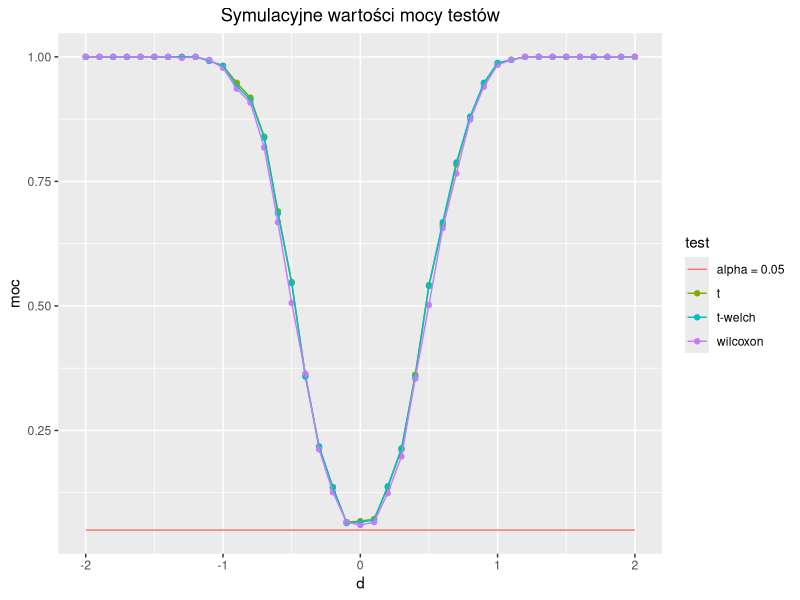
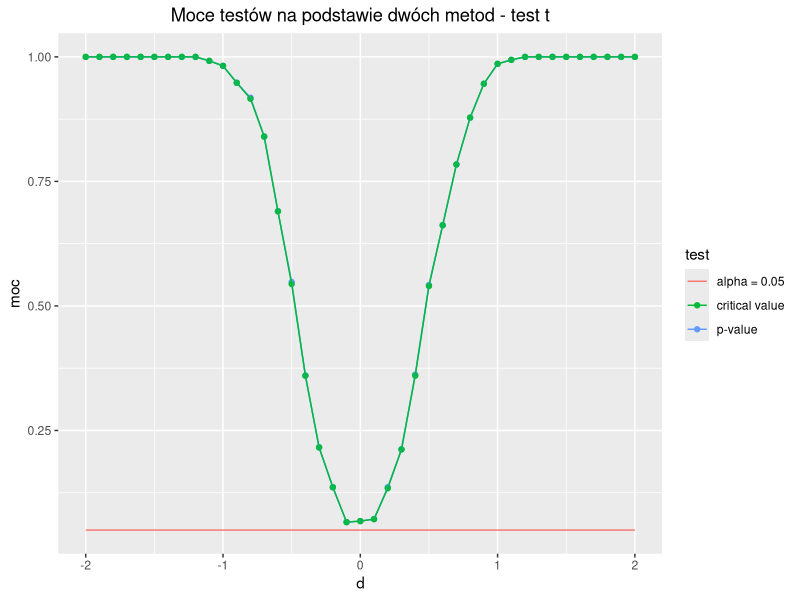
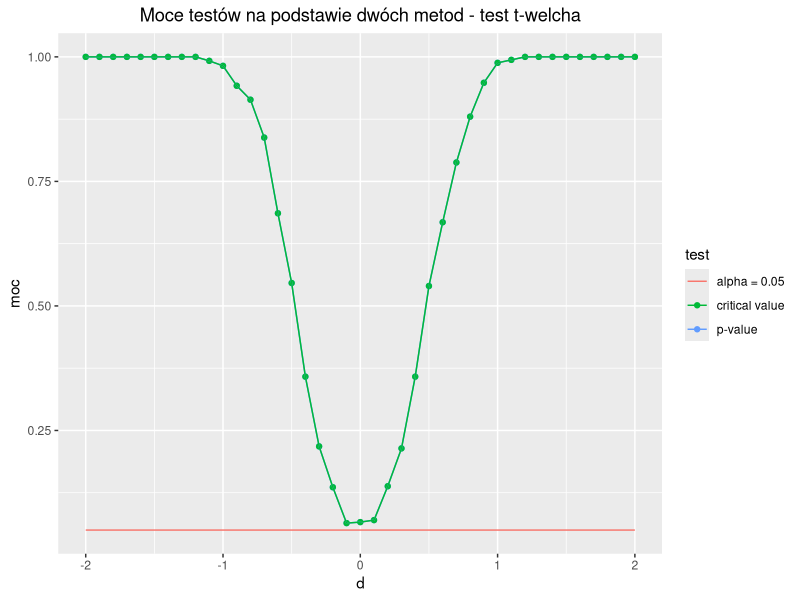

Write the R code that produced these figures, in order. (Note: a time limit stopped this script after it produced the figures.)
## ---- chunk 1
knitr::opts_chunk$set(echo = TRUE)
## ---- chunk 2
## MODUŁY
require(gridExtra)
library('dplyr')
library(ggplot2)
#options(repr.plot.width =13, repr.plot.height =6)
## ---- chunk 3
d <- 1
m1 <- 0
m2 <- m1 + d
X <- rnorm(100, m1, 2)
Y <- rnorm(200, m2, 4)
d <- seq(-2,2,0.1)
N <- 500 #1000

## ---- chunk 4
freedom <- function(s1,s2,n1,n2) {
    (s1/n1 + s2/n2)^2/((s1/n1)^2/(n1-1) + (s2/n2)^2/(n2-1))
}
## ---- chunk 5
zad1 <- function(d, s1=2, s2=2, a = 0.05) {
    X <- rnorm(100, 0, s1)
    Y <- rnorm(200, d, s2)
    welch <- t.test(X, Y, alternative = "two.sided", var.equal = FALSE)$p.value < a
    welch2 <- abs(t.test(X, Y, alternative = "two.sided", var.equal = FALSE)$statistic) > qt(1-a/2, freedom(s1, s2,100,200))
    ttest <- t.test(X, Y, alternative = "two.sided", var.equal = TRUE)$p.value < a
    ttest2 <- abs(t.test(X, Y, alternative = "two.sided", var.equal = TRUE)$statistic) > qt(1-a/2, freedom(s1, s2,100,200))
    wilcox <- wilcox.test(X, Y, alternative = "two.sided")$p.value < a
    c(ttest, welch, wilcox, ttest2, welch2)
}

v <-  sapply(d, zad1)
for (i in seq(1,N-1,1)) {
    v <- v + sapply(d, zad1)
}
mat <- v/N
## ---- chunk 6
p <- ggplot() + geom_point(aes(d, mat[1,], color="t")) +
geom_point(aes(d, mat[2,], color="t-welch")) + geom_point(aes(d, mat[3,], color="wilcoxon")) + 
geom_line(aes(d, mat[1,], color="t")) +geom_line(aes(d, mat[2,], color="t-welch")) +
geom_line(aes(d, mat[3,], color="wilcoxon"))+geom_line(aes(d, rep(0.05, length(d)), color="alpha = 0.05")) + 
ggtitle("Symulacyjne wartości mocy testów") + labs(x="d", y ="moc") +
theme(plot.title = element_text(hjust = 0.5)) + guides(color = guide_legend(title = "test"))

ggsave("1.jpg", p)
## ---- chunk 7
p <- ggplot() + geom_point(aes(d, mat[1,], color="p-value")) +
geom_point(aes(d, mat[4,], color="critical value")) + geom_line(aes(d, mat[1,], color="p-value")) +
  geom_line(aes(d, mat[4,], color="critical value")) + geom_line(aes(d, rep(0.05, length(d)), color="alpha = 0.05")) + 
ggtitle("Moce testów na podstawie dwóch metod - test t") + labs(x="d", y ="moc") +
theme(plot.title = element_text(hjust = 0.5)) + guides(color = guide_legend(title = "test"))

ggsave("11.jpg", p)
## ---- chunk 8
p <- ggplot() + geom_point(aes(d, mat[2,], color="p-value")) +
geom_point(aes(d, mat[5,], color="critical value")) + 
geom_line(aes(d, mat[2,], color="p-value")) + geom_line(aes(d, mat[5,], color="critical value")) + geom_line(aes(d, rep(0.05, length(d)), color="alpha = 0.05")) + 
ggtitle("Moce testów na podstawie dwóch metod - test t-welcha") + labs(x="d", y ="moc") +
theme(plot.title = element_text(hjust = 0.5)) + guides(color = guide_legend(title = "test"))

ggsave("12.jpg", p)
## ---- chunk 9
zad2 <- function(d, s1=2, s2=4, a = 0.05) {
    X <- rnorm(100, 0, s1)
    Y <- rnorm(200, d, s2)
    welch <- t.test(X, Y, alternative = "two.sided", var.equal = FALSE)$p.value < a
    ttest <- t.test(X, Y, alternative = "two.sided", var.equal = TRUE)$p.value < a
    wilcox <- wilcox.test(X, Y, alternative = "two.sided")$p.value < a
    c(ttest, welch, wilcox)
}

v <-  sapply(d, zad2)
for (i in seq(1,N-1,1)) {
    v <- v + sapply(d, zad2)
}
mat <- v/N
## ---- chunk 10
p <- ggplot() + geom_point(aes(d, mat[1,], color="t")) +
geom_point(aes(d, mat[2,], color="t-welch")) + geom_point(aes(d, mat[3,], color="wilcoxon")) + 
geom_line(aes(d, mat[1,], color="t")) +geom_line(aes(d, mat[2,], color="t-welch")) +
geom_line(aes(d, mat[3,], color="wilcoxon"))+geom_line(aes(d, rep(0.05, length(d)), color="alpha = 0.05")) + 
ggtitle("Symulacyjne wartości mocy testów") + labs(x="d", y ="moc") +
theme(plot.title = element_text(hjust = 0.5)) + guides(color = guide_legend(title = "test"))

ggsave("2.jpg", p)
## ---- chunk 11
N <- 700
zad3 <- function(d, a = 0.05) {
    X <- rexp(100, 1/2)
    Y <- rexp(200, 1/(2 + d))
    welch <- t.test(X, Y, alternative = "two.sided", var.equal = FALSE)$p.value < a
    ttest <- t.test(X, Y, alternative = "two.sided", var.equal = TRUE)$p.value < a
    wilcox <- wilcox.test(X, Y, alternative = "two.sided")$p.value < a
    c(ttest, welch, wilcox)
}

d <- seq(-1.9,1.9, 0.1)

v3 <-  sapply(d, zad3)

for (i in seq(1,N-1,1)) {
    v3 <- v3 + sapply(d, zad3)
}
mat3 <- v3/N
## ---- chunk 12
p <- ggplot() + geom_point(aes(d, mat3[1,], color="t")) +
geom_point(aes(d, mat3[2,], color="t-welch")) + geom_point(aes(d, mat3[3,], color="wilcoxon")) + 
geom_line(aes(d, mat3[1,], color="t")) + geom_line(aes(d, mat3[2,], color="t-welch")) +
geom_line(aes(d, mat3[3,], color="wilcoxon")) + geom_line(aes(d, rep(0.05, length(d)), color="alpha = 0.05")) + 
ggtitle("Symulacyjne wartości mocy testów") + labs(x="d", y ="moc") +
theme(plot.title = element_text(hjust = 0.5)) + guides(color = guide_legend(title = "test"))

ggsave("3.jpg", p)
